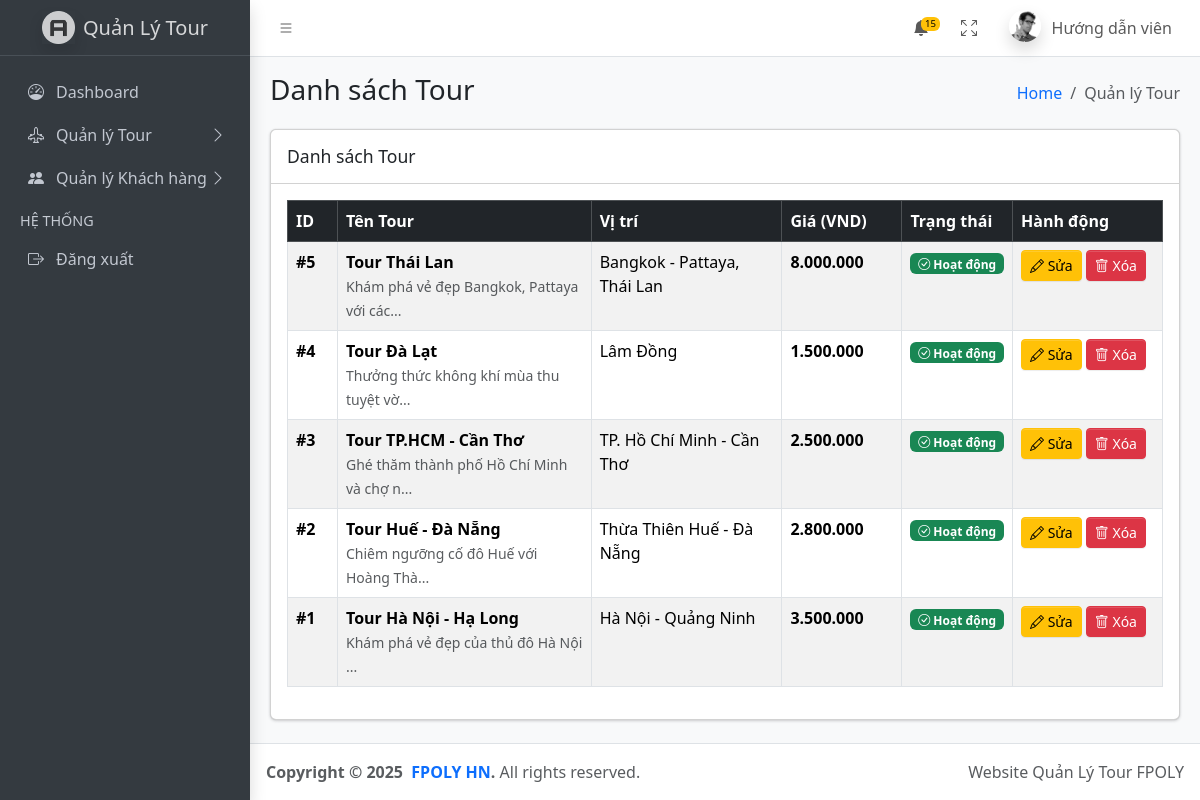
The page /tour/index (signed in) on the database its author committed.
### tables this page shows
CREATE TABLE IF NOT EXISTS `tours` (
  `id` int(11) NOT NULL AUTO_INCREMENT PRIMARY KEY,
  `name` varchar(255) NOT NULL,
  `description` longtext NOT NULL,
  `price` decimal(10, 0) NOT NULL,
  `location` varchar(255) NOT NULL,
  `status` tinyint(4) DEFAULT 1,
  `created_at` timestamp DEFAULT CURRENT_TIMESTAMP,
  `updated_at` timestamp DEFAULT CURRENT_TIMESTAMP ON UPDATE CURRENT_TIMESTAMP
);

### src/helpers/helpers.php (called while the page is built, shortened)
<?php
function view_path(string $view): string
{
    $normalized = str_replace('.', DIRECTORY_SEPARATOR, $view);
    return BASE_PATH . DIRECTORY_SEPARATOR . 'views' . DIRECTORY_SEPARATOR . $normalized . '.php';
}
function view(string $view, array $data = []): void
{
    $file = view_path($view);
    extract($data, EXTR_OVERWRITE);
    include $file;
}

### src/controllers/TourController.php (called while the page is built, shortened)
<?php
class TourController
{
    private $tourModel;
    public function __construct()
    {
        $this->tourModel = new Tour();
    }
    public function index()
    {
        $tours = $this->tourModel->all();
        view('admin/tours/index', [
            'title' => 'Danh sách Tour - Website Quản Lý Tour',
            'tours' => $tours,
        ]);
    }
}

### index.php (called while the page is built, shortened)
<?php
require_once __DIR__ . '/src/helpers/helpers.php';
require_once __DIR__ . '/src/helpers/database.php';
require_once __DIR__ . '/src/models/Tour.php';
require_once __DIR__ . '/src/controllers/TourController.php';
$homeController = new HomeController();
$authController = new AuthController();
$tourController = new TourController();
$act = $_GET['act'] ?? '/';
match ($act) {
    '/', 'welcome' => $homeController->welcome(),
    'home' => $homeController->home(),
    'login' => $authController->login(),
    'check-login' => $authController->checkLogin(),
    'logout' => $authController->logout(),
    'tour/index' => $tourController->index(),
    'tour/create' => $tourController->create(),
    'tour/store' => $tourController->store(),
    'tour/edit' => $tourController->edit(),
    'tour/update' => $tourController->update(),
    'tour/delete' => $tourController->delete(),
    default => $homeController->notFound(),
};

### src/helpers/database.php (called while the page is built, shortened)
<?php
function getDB()
{
    static $dbConfig = null;
    if ($dbConfig === null) {
        $config = require BASE_PATH . '/config/config.php';
        $dbConfig = $config['db'];
    }
    try {
        $dsn = sprintf(
            'mysql:host=%s;dbname=%s;charset=%s',
            $dbConfig['host'],
            $dbConfig['name'],
            $dbConfig['charset']
        );
        $pdo = new PDO($dsn, $dbConfig['user'], $dbConfig['pass'], [
            PDO::ATTR_ERRMODE => PDO::ERRMODE_EXCEPTION,
            PDO::ATTR_DEFAULT_FETCH_MODE => PDO::FETCH_ASSOC,
            PDO::ATTR_EMULATE_PREPARES => false,
        ]);
        return $pdo;
    } catch (PDOException $e) {
        error_log('Database connection failed: ' . $e->getMessage());
        return null;
    }
}

### src/models/Tour.php (called while the page is built, shortened)
<?php
class Tour
{
    private $conn;
    public function __construct($data = [])
    {
        $this->conn = getDB();
    }
    public function all()
    {
        $stmt = $this->conn->prepare("SELECT * FROM tours ORDER BY id DESC");
        $stmt->execute();
        return $stmt->fetchAll(PDO::FETCH_ASSOC);
    }
}

### views/admin/tours/index.php (the view, shortened to what this page needs)
<div class="row">
    <div class="col-12">
        <div class="card">
            <div class="card-header">
                <h3 class="card-title">Danh sách Tour</h3>
            </div>
            <div class="card-body">
                <?php if (empty($tours)): ?>
                    <div class="alert alert-info">
                        <i class="bi bi-info-circle"></i> Chưa có tour nào. <a href="<?= BASE_URL ?>tour/create">Tạo tour mới</a>
                    </div>
                <?php else: ?>
                    <div class="table-responsive">
                        <table class="table table-striped table-hover table-bordered">
                            <thead class="table-dark">
                                <tr>
                                    <th style="width: 50px">ID</th>
                                    <th>Tên Tour</th>
                                    <th>Vị trí</th>
                                    <th style="width: 120px">Giá (VND)</th>
                                    <th style="width: 100px">Trạng thái</th>
                                    <th style="width: 150px">Hành động</th>
                                </tr>
                            </thead>
                            <tbody>
                                <?php foreach ($tours as $tour): ?>
                                    <tr>
                                        <td><strong>#<?= htmlspecialchars($tour['id'] ?? '') ?></strong></td>
                                        <td>
                                            <strong><?= htmlspecialchars($tour['name'] ?? 'N/A') ?></strong>
                                            <br>
                                            <small class="text-muted"><?= htmlspecialchars(substr($tour['description'] ?? '', 0, 50)) ?>...</small>
                                        </td>
                                        <td><?= htmlspecialchars($tour['location'] ?? 'N/A') ?></td>
                                        <td><strong><?= number_format($tour['price'] ?? 0, 0, ',', '.') ?></strong></td>
                                        <td>
                                            <?php if (($tour['status'] ?? 0) == 1): ?>
                                                <span class="badge bg-success"><i class="bi bi-check-circle"></i> Hoạt động</span>
                                            <?php else: ?>
                                                <span class="badge bg-danger"><i class="bi bi-x-circle"></i> Không hoạt động</span>
                                            <?php endif; ?>
                                        </td>
                                        <td>
                                            <a href="<?= BASE_URL ?>tour/edit?id=<?= htmlspecialchars($tour['id'] ?? '') ?>" class="btn btn-warning btn-sm" title="Sửa">
                                                <i class="bi bi-pencil"></i> Sửa
                                            </a>
                                            <a href="<?= BASE_URL ?>tour/delete?id=<?= htmlspecialchars($tour['id'] ?? '') ?>" class="btn btn-danger btn-sm" onclick="return confirm('Bạn chắc chắn muốn xóa tour này?')" title="Xóa">
                                                <i class="bi bi-trash"></i> Xóa
                                            </a>
                                        </td>
                                    </tr>
                                <?php endforeach; ?>
                            </tbody>
                        </table>
                    </div>
                <?php endif; ?>
            </div>
        </div>
    </div>
</div>

### rows shown on the page
tours: id "5", name "Tour Thái Lan", description "Khám phá vẻ đẹp Bangkok, Pattaya với các", location "Bangkok - Pattaya, Thái Lan", price "8.000.000", status 1 (drawn)
tours: id "4", name "Tour Đà Lạt", description "Thưởng thức không khí mùa thu tuyệt vờ", location "Lâm Đồng", price "1.500.000", status 1 (drawn)
tours: id "3", name "Tour TP.HCM - Cần Thơ", description "Ghé thăm thành phố Hồ Chí Minh và chợ n", location "TP. Hồ Chí Minh - Cần Thơ", price "2.500.000", status 1 (drawn)
tours: id "2", name "Tour Huế - Đà Nẵng", description "Chiêm ngưỡng cố đô Huế với Hoàng Thà", location "Thừa Thiên Huế - Đà Nẵng", price "2.800.000", status 1 (drawn)
tours: id "1", name "Tour Hà Nội - Hạ Long", description "Khám phá vẻ đẹp của thủ đô Hà Nội", location "Hà Nội - Quảng Ninh", price "3.500.000", status 1 (drawn)

### other values the page prints
$currentUser->name "Hướng dẫn viên"
$pageTitle "Danh sách Tour"
$item['label'] "Quản lý Tour"
